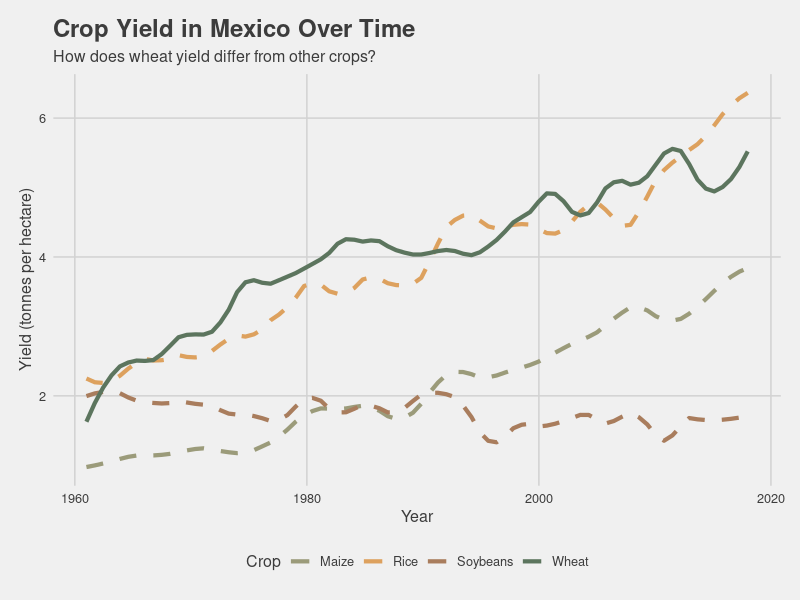

This chart was generated by the following R code:
library(tidyverse)
library(ggthemes)

key_crops = readr::read_csv('https://raw.githubusercontent.com/rfordatascience/tidytuesday/master/data/2020/2020-09-01/key_crop_yields.csv')

my_colors = c("#9B9B7A", "#DDA15E", "#A97D5D", "#5C755E")

mx_crops = key_crops %>%
  filter(Code == "MEX")

long_mx_crops = mx_crops %>%
  select(1:7) %>% 
  pivot_longer(cols = 4:last_col(),
               names_to = "crop",
               values_to = "crop_production") %>%
  mutate(crop = str_remove_all(crop, " \\(tonnes per hectare\\)")) %>%
  set_names(nm = names(.) %>% tolower())

long_mx_crops %>%
  mutate(isWheat = (crop == "Wheat")) %>% 
  ggplot(aes(x = year, y = crop_production, color = crop)) +
  geom_smooth(aes(linetype = isWheat), size = 1.5, alpha = 0.8, span = 0.15, se = FALSE) +
  labs(title = "Crop Yields in Mexico Over Time",
       subtitle = "How does wheat yield differ from other crops?",
       x = "Year",
       y = "Yield (tonnes per hectare)",
       color = "Crop") +
  theme_fivethirtyeight() +
  theme(axis.title = element_text()) +
  scale_linetype_manual(values = c("dashed", "solid"), guide = "none") +
  scale_color_manual(values = my_colors)
